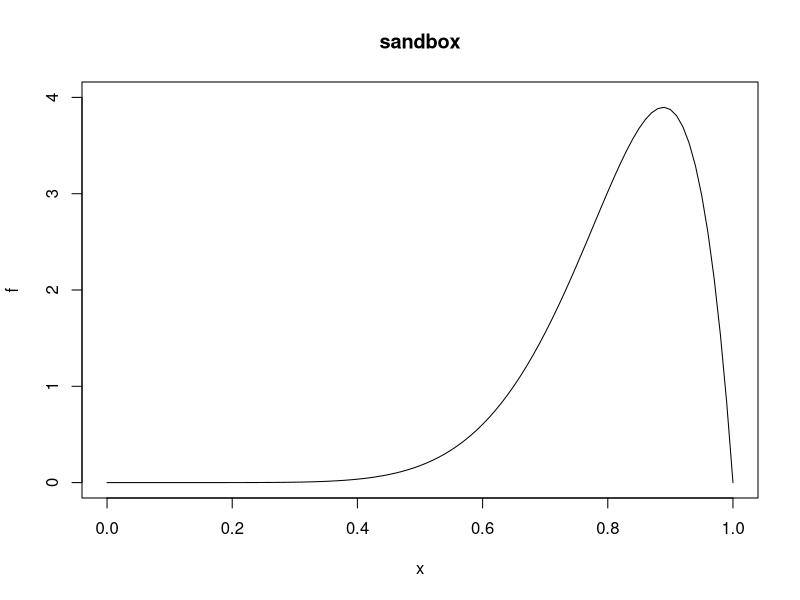

The R script that drew this image:
f <- function(x) (90*x^8)*(1-x)

plot(f, xlim = c(0,1), ylim = c(0,4), main = "sandbox")

area <- integrate(f, lower = 0, upper = 1)
area

